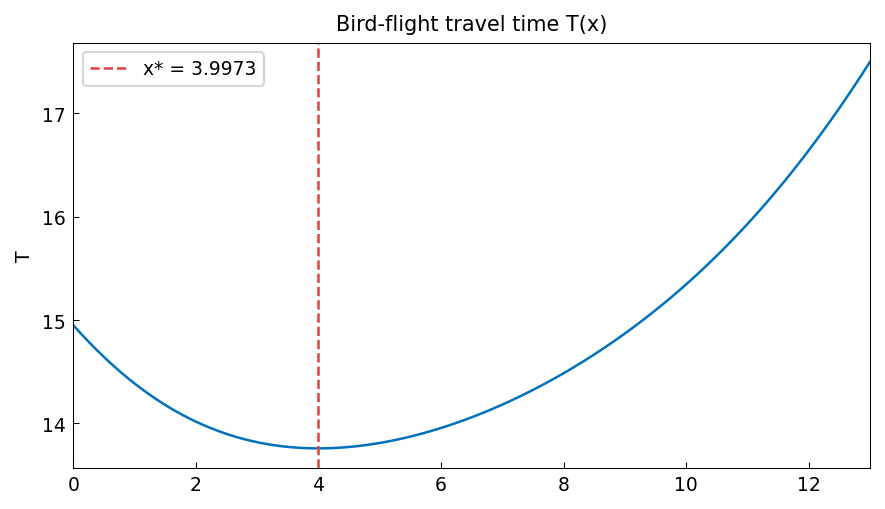

Generate this figure with Python:
"""Bird flight optimization via calculus.

A bird can fly faster over land than over water. Given a coastal
landscape, find the optimal crossing point that minimizes total
flight time (energy).

Credit: Inspired by Chebfun examples calc/BirdFlight.m (Nick Trefethen).
Original MATLAB Chebfun: Copyright 2017 by The University of Oxford and
The Chebfun Developers. See https://www.chebfun.org/ for Chebfun information.
"""
import os

os.environ.setdefault("XLA_PYTHON_CLIENT_PREALLOCATE", "false")

import matplotlib

matplotlib.use("Agg")
import os
import sys

import jax.numpy as jnp
import matplotlib.pyplot as plt
import numpy as np

sys.path.insert(0, os.path.join(os.path.dirname(__file__), '..', '..', 'src'))

import chebfunjax as cj
from chebfunjax.plotting import chebfun_style

chebfun_style()

from chebfunjax.plotting import plot


def run():
    print("=" * 60)
    print("Optimizing a bird's flight path")
    print("=" * 60)

    # Source at origin, coast at x = 5 km, destination at (13, 0)
    # Water speed = 1, land speed = 1.4 (40% faster on land)
    # Cross coast at point (5, y): water distance = sqrt(25 + y^2),
    #   land distance = sqrt(64 + y^2) (from (5,y) to (13,0))
    # Total time T(y) = sqrt(25+y^2)/1 + sqrt(64+y^2)/1.4
    dom = (0.0, 13.0)
    x = cj.chebfun(lambda t: t, domain=dom)

    # Standard bird-flight: cross a river of width w=5, land dist=8
    # Energy = water_length * 1 + land_length * 0.714 (land faster)
    water_speed = 1.0
    land_speed = 1.4
    w = 5.0  # river/water width
    d = 13.0  # total horizontal distance

    # T(x) = sqrt(x^2 + w^2)/water_speed + sqrt((d-x)^2 + w^2)/land_speed
    T = cj.chebfun(
        lambda x_: jnp.sqrt(x_**2 + w**2) / water_speed +
                   jnp.sqrt((d - x_)**2 + w**2) / land_speed,
        domain=dom
    )

    x_min, T_min = T.min()
    print(f"\nOptimal crossing point x* = {x_min:.10f}")
    print(f"Minimum travel time T* = {T_min:.10f}")

    # Exact solution from calculus (Snell's law):
    # sin(theta_water)/v_water = sin(theta_land)/v_land
    # x / sqrt(x^2 + w^2) / v_water = (d-x) / sqrt((d-x)^2 + w^2) / v_land
    # For small water: x/sqrt(x^2+25) = 1/1.4 * (13-x)/sqrt((13-x)^2+25)
    # Solve numerically for reference:
    from scipy.optimize import brentq
    def snell(x_):
        lhs = x_ / np.sqrt(x_**2 + w**2) / water_speed
        rhs = (d - x_) / np.sqrt((d - x_)**2 + w**2) / land_speed
        return lhs - rhs

    x_exact = brentq(snell, 0.01, d - 0.01)
    print(f"Exact (Snell's law) x* = {x_exact:.10f}")
    print(f"Error: {abs(x_min - x_exact):.2e}")
    assert abs(x_min - x_exact) < 1e-9, f"x_min error: {abs(x_min - x_exact)}"

    # Verify T'(x*) = 0 (first-order condition)
    dT = T.diff()
    dT_at_min = float(dT(jnp.array(x_min)))
    print(f"T'(x*) = {dT_at_min:.2e}  (should be ~0)")
    assert abs(dT_at_min) < 1e-8

    # --- Plots -------------------------------------------------------
    _here = os.path.dirname(os.path.abspath(__file__))
    fig, ax = plot(T, title="Bird-flight travel time T(x)", ylabel="T")
    ax.axvline(float(x_min), color="#E04040", linewidth=1.2,
               linestyle="--", label=f"x* = {float(x_min):.4f}")
    ax.legend(fontsize=9)
    fig.savefig(os.path.join(_here, "bird_flight_optimization.png"),
                dpi=150, bbox_inches="tight")
    plt.close(fig)

    print("\nAll assertions passed.")
    return True

if __name__ == "__main__":
    run()
